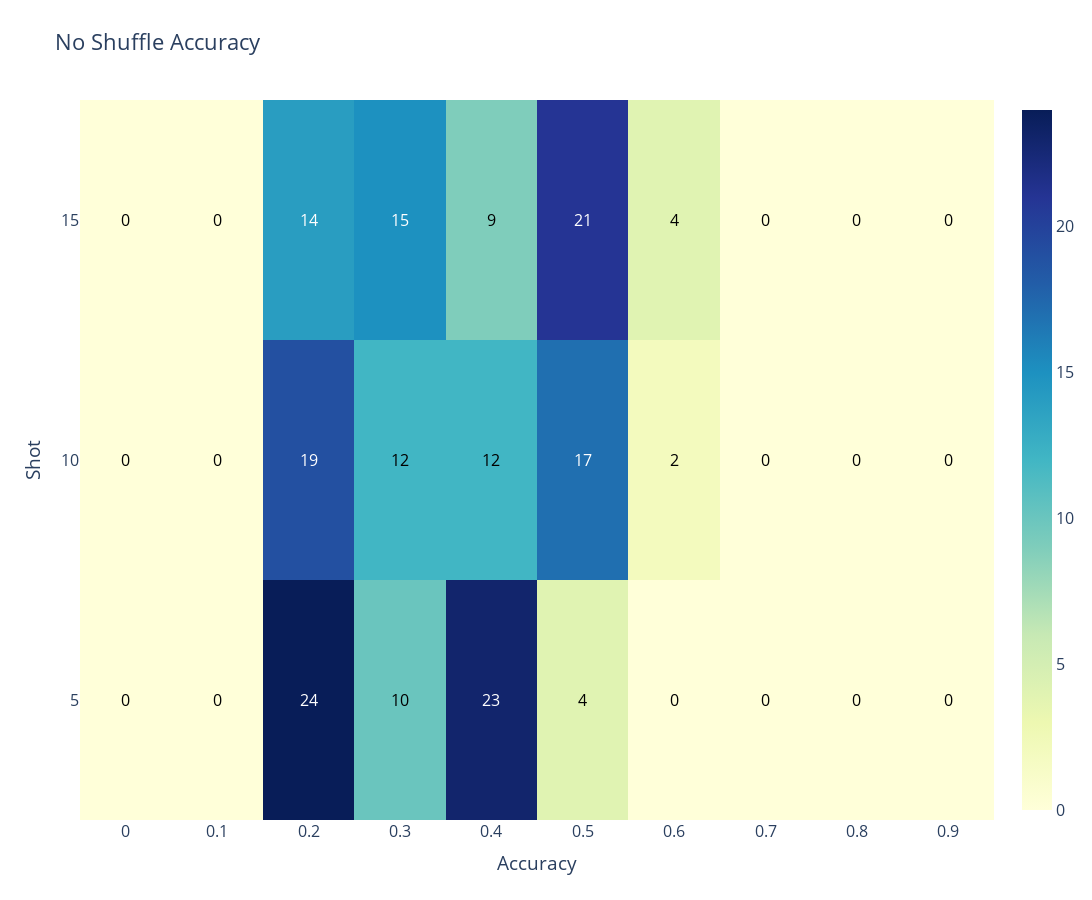

Write notebook code for a chart like this one.
### Markdown cell above
## No Shuffle

### Code cell
fig = create_heatmap(entries, shot, no_shuffle, "No Shuffle Accuracy")

fig.show()
save_fig(fig, "Heatmap No Shuffle Accuracy")

### Figure 1 — Plotly figure (JSON) as saved in the notebook; plotly's stock layout.template omitted (floating-point values rounded to 4 significant figures)
{"data": [{"colorscale": [[0, "rgb(255,255,217)"], [0.125, "rgb(237,248,177)"], [0.25, "rgb(199,233,180)"], [0.375, "rgb(127,205,187)"], [0.5, "rgb(65,182,196)"], [0.625, "rgb(29,145,192)"], [0.75, "rgb(34,94,168)"], [0.875, "rgb(37,52,148)"], [1, "rgb(8,29,88)"]], "type": "heatmap", "z": [[0, 0, 24, 10, 23, 4, 0, 0, 0, 0], [0, 0, 19, 12, 12, 17, 2, 0, 0, 0], [0, 0, 14, 15, 9, 21, 4, 0, 0, 0]]}], "layout": {"annotations": [{"font": {"color": "black"}, "showarrow": false, "text": "0", "x": 0, "y": 0}, {"font": {"color": "black"}, "showarrow": false, "text": "0", "x": 1, "y": 0}, {"font": {"color": "white"}, "showarrow": false, "text": "24", "x": 2, "y": 0}, {"font": {"color": "black"}, "showarrow": false, "text": "10", "x": 3, "y": 0}, {"font": {"color": "white"}, "showarrow": false, "text": "23", "x": 4, "y": 0}, {"font": {"color": "black"}, "showarrow": false, "text": "4", "x": 5, "y": 0}, {"font": {"color": "black"}, "showarrow": false, "text": "0", "x": 6, "y": 0}, {"font": {"color": "black"}, "showarrow": false, "text": "0", "x": 7, "y": 0}, {"font": {"color": "black"}, "showarrow": false, "text": "0", "x": 8, "y": 0}, {"font": {"color": "black"}, "showarrow": false, "text": "0", "x": 9, "y": 0}, {"font": {"color": "black"}, "showarrow": false, "text": "0", "x": 0, "y": 1}, {"font": {"color": "black"}, "showarrow": false, "text": "0", "x": 1, "y": 1}, {"font": {"color": "white"}, "showarrow": false, "text": "19", "x": 2, "y": 1}, {"font": {"color": "black"}, "showarrow": false, "text": "12", "x": 3, "y": 1}, {"font": {"color": "black"}, "showarrow": false, "text": "12", "x": 4, "y": 1}, {"font": {"color": "white"}, "showarrow": false, "text": "17", "x": 5, "y": 1}, {"font": {"color": "black"}, "showarrow": false, "text": "2", "x": 6, "y": 1}, {"font": {"color": "black"}, "showarrow": false, "text": "0", "x": 7, "y": 1}, {"font": {"color": "black"}, "showarrow": false, "text": "0", "x": 8, "y": 1}, {"font": {"color": "black"}, "showarrow": false, "text": "0", "x": 9, "y": 1}, {"font": {"color": "black"}, "showarrow": false, "text": "0", "x": 0, "y": 2}, {"font": {"color": "black"}, "showarrow": false, "text": "0", "x": 1, "y": 2}, {"font": {"color": "white"}, "showarrow": false, "text": "14", "x": 2, "y": 2}, {"font": {"color": "white"}, "showarrow": false, "text": "15", "x": 3, "y": 2}, {"font": {"color": "black"}, "showarrow": false, "text": "9", "x": 4, "y": 2}, {"font": {"color": "white"}, "showarrow": false, "text": "21", "x": 5, "y": 2}, {"font": {"color": "black"}, "showarrow": false, "text": "4", "x": 6, "y": 2}, {"font": {"color": "black"}, "showarrow": false, "text": "0", "x": 7, "y": 2}, {"font": {"color": "black"}, "showarrow": false, "text": "0", "x": 8, "y": 2}, {"font": {"color": "black"}, "showarrow": false, "text": "0", "x": 9, "y": 2}], "font": {"size": 16}, "height": 900, "title": {"text": "No Shuffle Accuracy"}, "width": 1200, "xaxis": {"side": "bottom", "ticks": "", "ticktext": [0, 0.1, 0.2, 0.3, 0.4, 0.5, 0.6, 0.7, 0.8, 0.9, 1], "tickvals": [0, 1, 2, 3, 4, 5, 6, 7, 8, 9], "title": {"text": "Accuracy"}}, "yaxis": {"ticks": "", "ticksuffix": " ", "ticktext": [5, 10, 15], "tickvals": [0, 1, 2], "title": {"text": "Shot"}}}}
